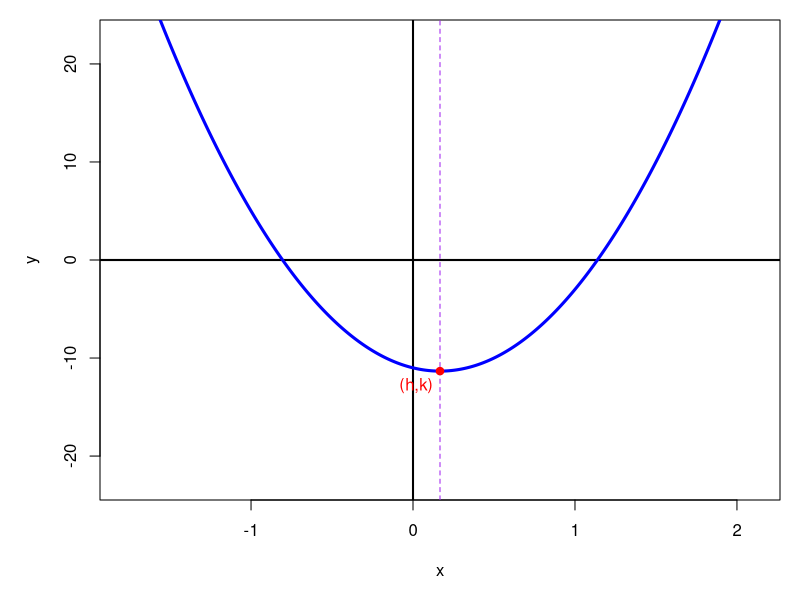

Recreate this plot in R.
## ---- chunk 1

pn = function(coeffs,pows){
    pows = pows[coeffs!=0]
    coeffs = coeffs[coeffs!=0]
    ex1 = paste0("{",coeffs,"}x^{",pows,"}",collapse="+")
    ex1 = gsub("+{-","-{",ex1,fixed=T)
    ex1 = gsub("{1}x^{0}","1",ex1,fixed=T)
    ex1 = gsub("{-1}x^{0}","-1",ex1,fixed=T)
    ex1 = gsub("{1}x","x",ex1,fixed=T)
    ex1 = gsub("{-1}x","-x",ex1,fixed=T)
    ex1 = gsub("x^{0}","",ex1,fixed=T)
    ex1 = gsub("x^{1}","x",ex1,fixed=T)
    ex1 = gsub("+-","-",ex1,fixed=T)
    ex1 = gsub("{","",ex1,fixed=T)
    ex1 = gsub("}","",ex1,fixed=T)
    if(ex1 == ""){
        ex1 = "0"
    }
    return(ex1)
}

while(T){
    abc = sample(2:12,3)*sample(c(-1,1),3,T)
    a = abc[1]
    b = abc[2]
    c = abc[3]
    h = -b/2/a
    D = b^2-4*a*c
    if(D>0){
        wid = sqrt(D)/2/abs(a)
        r = h-wid
        s = h+wid
        k = a*r*s-a*h^2
        if(!(h%%1==0)){break}
    }
}
# # y = a*(x-h)^2+k
# # y = ax^2 - 2ahx + ah^2+k
# 
# # y = a(x-r)(x-s)
# # y = a(x^2-(r+s)x+rs)
# # y = ax^2 - a(r+s)x + ars
# 
# # ah^2+k = ars
# # a = -k/(h^2-rs)
# # a = k/(rs-h^2)

## ---- chunk 2
par(mar=c(5,5,1,1))
plot(0,0,"n",xlim=c(h-2*wid,h+2*wid),ylim=c(-2*abs(k),2*abs(k)),xlab="x",ylab="y")
abline(h=0,lwd=2)
abline(v=0,lwd=2)
x = seq(h-2*wid,h+2*wid,wid/100)
y = a*x^2+b*x+c
lines(x,y,lwd=3,col="blue")

abline(v=h,col="purple",lty=2)

points(h,k,pch=19,col="red")
text(h,k,"(h,k)",adj=c(1.2,0.5+sign(a)),col="red")
